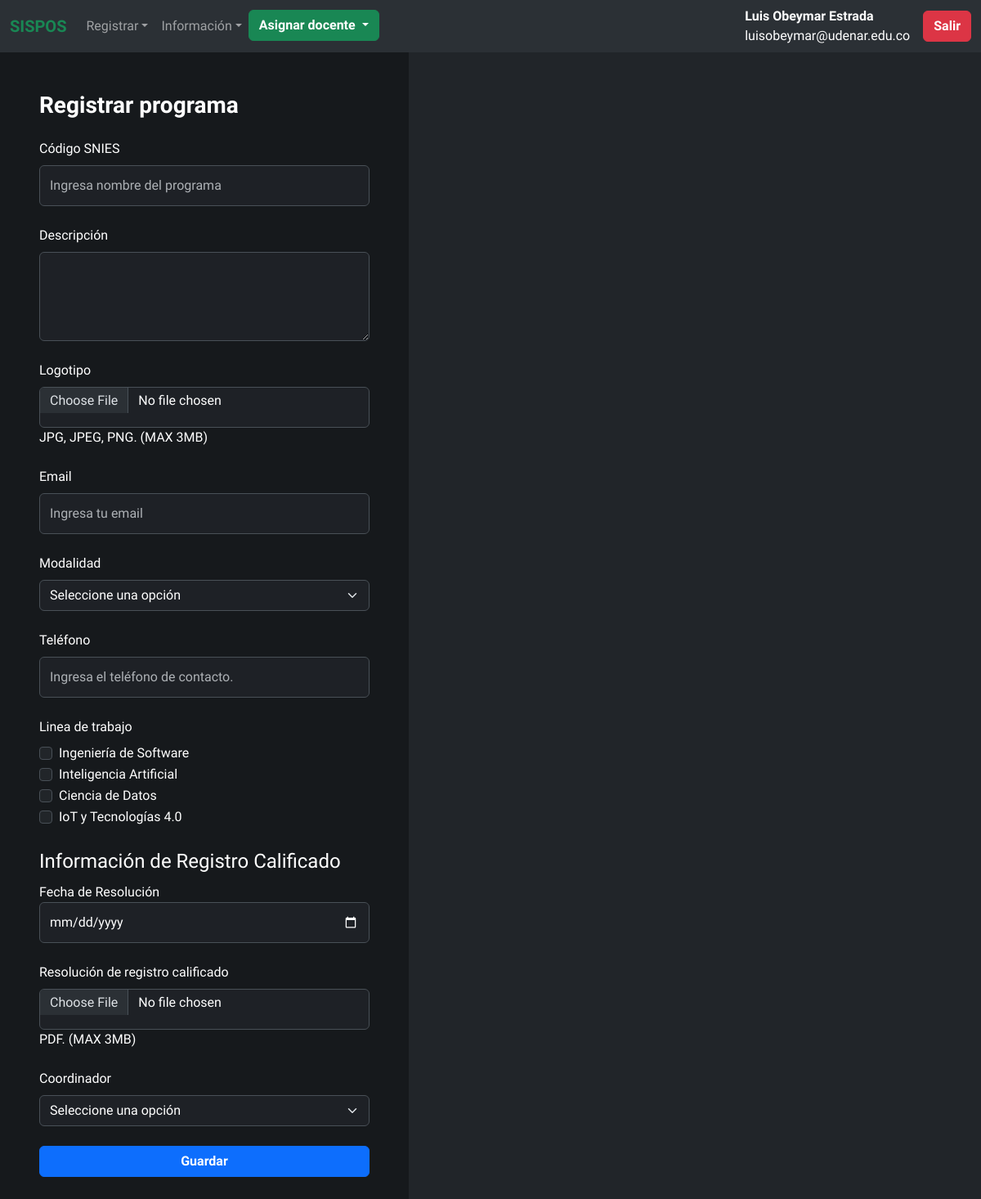
The app's page /index.php?vista=nuevo_programa (signed in) with its own data.
### tables this page shows
CREATE TABLE `lineas_trabajo` (
  `id_linea` int NOT NULL,
  `nombre` varchar(255) DEFAULT NULL
);

### vistas/nuevo_programa.php (the view, shortened to what this page needs)
<div class="toast-container position-fixed bottom-0 end-0 p-3">
</div>
<div class="main-container">
    <section>
        <div class="row g-0">
            <div class="col-lg-5 bg-dark d-flex flex-column align-items-end min-vh-100">
                <div class="px-5 pt-5 pb-3 w-100">
                    <h3 class="fw-bold">Registrar programa</h3>
                </div>
                <div class="align-self-center w-100 px-5 ">
                    <form action="./php/programa_guardar.php" method="POST" autocomplete="off"
                        class="FormularioAjax mb-5 login" id="FormularioAjax" enctype="multipart/form-data">
                        <div class="mb-4">
                            <label for="exampleInputEmail1" class="form-label font-weight-bold">Código SNIES</label>
                            <input type="number" class="form-control text-white bg-dark-x"
                                placeholder="Ingresa nombre del programa" pattern="[0-9]{4,6}" maxlength="6"
                                name="codigo_snies" required>
                        </div>
                        <div class="mb-4">
                            <label for="exampleInputEmail1" class="form-label font-weight-bold">Descripción</label>
                            <textarea class="form-control text-white bg-dark-x" id="exampleFormControlTextarea1"
                                rows="5" name="descripcion_programa" required></textarea>
                        </div>
                        <div class="mb-4">
                            <label for="formFile" class="form-label">Logotipo</label>
                            <input class="form-control text-white bg-dark-x" type="file" id="formFile"
                                accept=".jpg, .png, .jpeg" name="logo_programa" required>
                            <span class="file-name">JPG, JPEG, PNG. (MAX 3MB)</span>
                        </div>
                        <div class="mb-4">
                            <label for="exampleInputEmail1" class="form-label font-weight-bold">Email</label>
                            <input type="email" class="form-control text-white bg-dark-x" placeholder="Ingresa tu email"
                                aria-describedby="emailHelp" name="email_programa" required>
                        </div>
                        <div class="mb-4">
                            <label for="exampleInputEmail1" class="form-label font-weight-bold">Modalidad</label>
                            <select class="form-select text-white bg-dark-x" name="modalidad_programa">
                                <option value="" seleted="">Seleccione una opción</option>
                            </select>
                        </div>
                        <div class="mb-4">
                            <label for="exampleInputEmail1" class="form-label font-weight-bold">Teléfono</label>
                            <input type="number" class="form-control text-white bg-dark-x"
                                placeholder="Ingresa el teléfono de contacto." pattern="[0-9]" name="telefono_programa"
                                required>
                        </div>
                        <div class="mb-4">
                            <label for="exampleInputEmail1" class="form-label font-weight-bold">Linea de trabajo</label><br />
                            <?php
                                $lineatrabajo = conexion();
                                $lineatrabajo = $lineatrabajo->query("SELECT * FROM lineas_trabajo");
                                if ($lineatrabajo->rowCount() > 0) {
                                    $lineatrabajo = $lineatrabajo->fetchAll();
                                    foreach ($lineatrabajo as $row) {
                                        echo '
                                        <div class="form-check" required>
                                            <input class="form-check-input" type="checkbox" value="' . $row['id_linea'] . '" id="flexCheckDefault' . $row['id_linea'] . '" name="lineatrabajo_programa[]">
                                            <label class="form-check-label" for="flexCheckDefault' . $row['id_linea'] . '">
                                                ' . $row['nombre'] . '
                                            </label>
                                        </div>
                                        ';
                                    }
                                }
                                ?>
                        </div>
                        <div class="mb-4">
                            <legend>Información de Registro Calificado</legend>
                            <label for="startDate">Fecha de Resolución</label>
                            <input type="date" class="form-control text-white bg-dark-x" id="startDate"
                                name="fecharesolucion_programa" />
                        </div>
                        <div class="mb-4">
                            <label for="formFile" class="form-label">Resolución de registro calificado</label>
                            <input class="form-control text-white bg-dark-x" type="file" id="formFile"
                                accept=".pdf" name="resolucion_programa" required>
                            <span class="file-name">PDF. (MAX 3MB)</span>
                        </div>
                        <div class="mb-4">
                            <label for="exampleInputEmail1" class="form-label font-weight-bold">Coordinador</label>
                            <select class="form-select text-white bg-dark-x" name="coordinador_programa">
                                <option value="" seleted="">Seleccione una opción</option>
                            </select>
                        </div>
                        <button type="submit" class="btn btn-primary w-100" id="liveToastBtn">Guardar</button>
                    </form>
                </div>
            </div>
    </section>
</div>

### css/style.css (style rules this page uses)
:root { --dark: #16191C; --dark-x: #1E2126; --light: #ffffff; }
body { font-family: 'Spartan', sans-serif; font-weight: 300; color: var(--light); }
.bg-dark { background-color: var(--dark) !important; }
.bg-dark-x { background-color: var(--dark-x); }
.btn { font-weight: 600; }
.form-control { min-height: 3.125rem; line-height: initial; }

### records on screen
lineas_trabajo: nombre "Ingeniería de Software"
lineas_trabajo: nombre "Inteligencia Artificial"
lineas_trabajo: nombre "Ciencia de Datos"
lineas_trabajo: nombre "IoT y Tecnologías 4.0"

### other values on screen
$_SESSION['nombre'] "Luis Obeymar Estrada"
$_SESSION['usuario'] "luisobeymar@udenar.edu.co"
